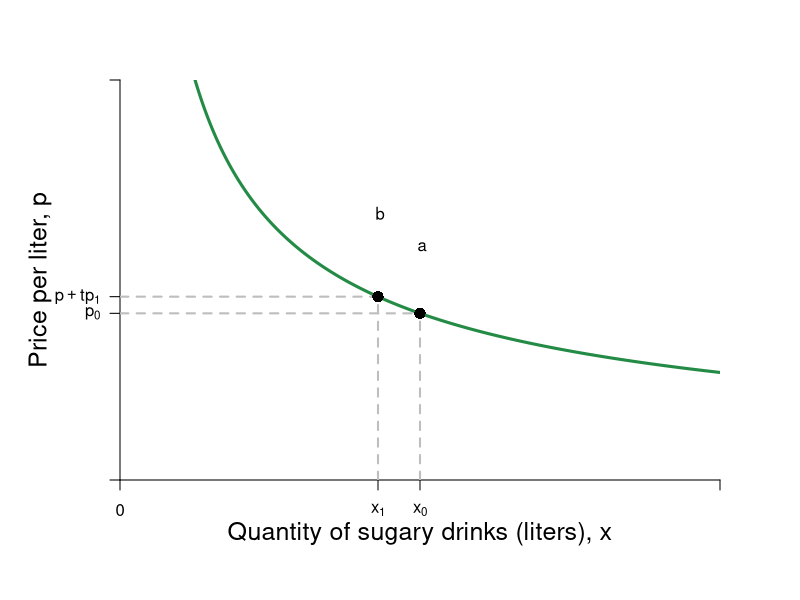

R code for this plot:
pdf(file = "indmarketdemand/sugar_bev_demand.pdf", width = 9, height = 7)

#Set parameters for graphics
axislabelsize <- 1.5
labelsize <- 1.2
graphlinewidth <- 3
segmentlinewidth <- 2

COL <- c("#7fc97f", "#beaed4", "#fdc086", "#ffff99", "#386cb0", "#f0027f", "#bf5b17", "#666666")
COLA <- c("#e0f3db", "#99d8c9","#66c2a4","#41ae76", "#238b45", "#005824")
COLB <- c("#c6dbef", "#4eb3d3", "#2b8cbe", "#0868ac","#084081")
COLC <- c("#fcfbfd", "#efedf5", "#dadaeb", "#bcbddc", "#9e9ac8", "#807dba", "#6a51a3", "#54278f", "#3f007d")

par(mar =  c(6, 6, 4, 4))

indiffA <- function(x, alpha = 0.5, uA = 5) {
  (uA / x^alpha)^(1/(1 - alpha))
}

xlims <- c(0, 300)
ylims <- c(0, 3)

npts <- 501 
x <- seq(xlims[1], xlims[2], length.out = npts)
y <- seq(ylims[1], ylims[2], length.out = npts) 
a <- c(46.08, 55, 64)
b <- c(46.08, 55, 64)

plot(0, 0, xlim = xlims, ylim = ylims, type = "n",
     xlab = expression(paste("")),
     ylab = expression(paste("")), 
     xaxt = "n", 
     yaxt = "n", 
     cex.lab = axislabelsize, 
     bty = "n",
     xaxs="i", 
     yaxs="i")

ticksy <- c(0, 1.25, 1.375, ylims[2])
ylabels <- c(NA, expression(paste(p[0])), expression(paste(p + tp[1])), NA)
ticksx <- c(0, 129, 150, xlims[2])
xlabels <- c(0, expression(paste(x[1])), expression(paste(x[0])), NA)

axis(1, at = ticksx, pos = 0, labels = xlabels)
axis(2, at = ticksy, pos = 0, labels = ylabels, las = 1)

npts <- 500 
xx1 <- seq(xlims[1], xlims[2], length.out = npts)

#Label axes
mtext(expression(paste("Quantity of sugary drinks (liters), ", x)), side=1, line = 2.5, cex = axislabelsize)
text(-40, 0.5*ylims[2], expression(paste("Price per liter, ", p)), xpd = TRUE, cex = axislabelsize, srt = 90) 


# Segments
segments(150, 0, 150, 1.25, lty = 2, col = "gray" , lwd = segmentlinewidth)
segments(0, 1.25, 150, 1.25, lty = 2, col = "gray" , lwd = segmentlinewidth)

segments(0, 1.375, 129, 1.375, lty = 2, col = "gray" , lwd = segmentlinewidth)
segments(129, 0, 129, 1.375, lty = 2, col = "gray" , lwd = segmentlinewidth)


# Demand Curve
lines(xx1, indiffA(xx1, alpha = 0.38723, uA = 7.98053), col = COLA[5], lwd = graphlinewidth)

# Points
points(150, 1.25, pch = 16, col = "black", cex = 1.5)
text(151, 1.75, expression(a))

points(129, 1.375, pch = 16, col = "black", cex = 1.5)
text(130, 2, expression(b))





dev.off()
